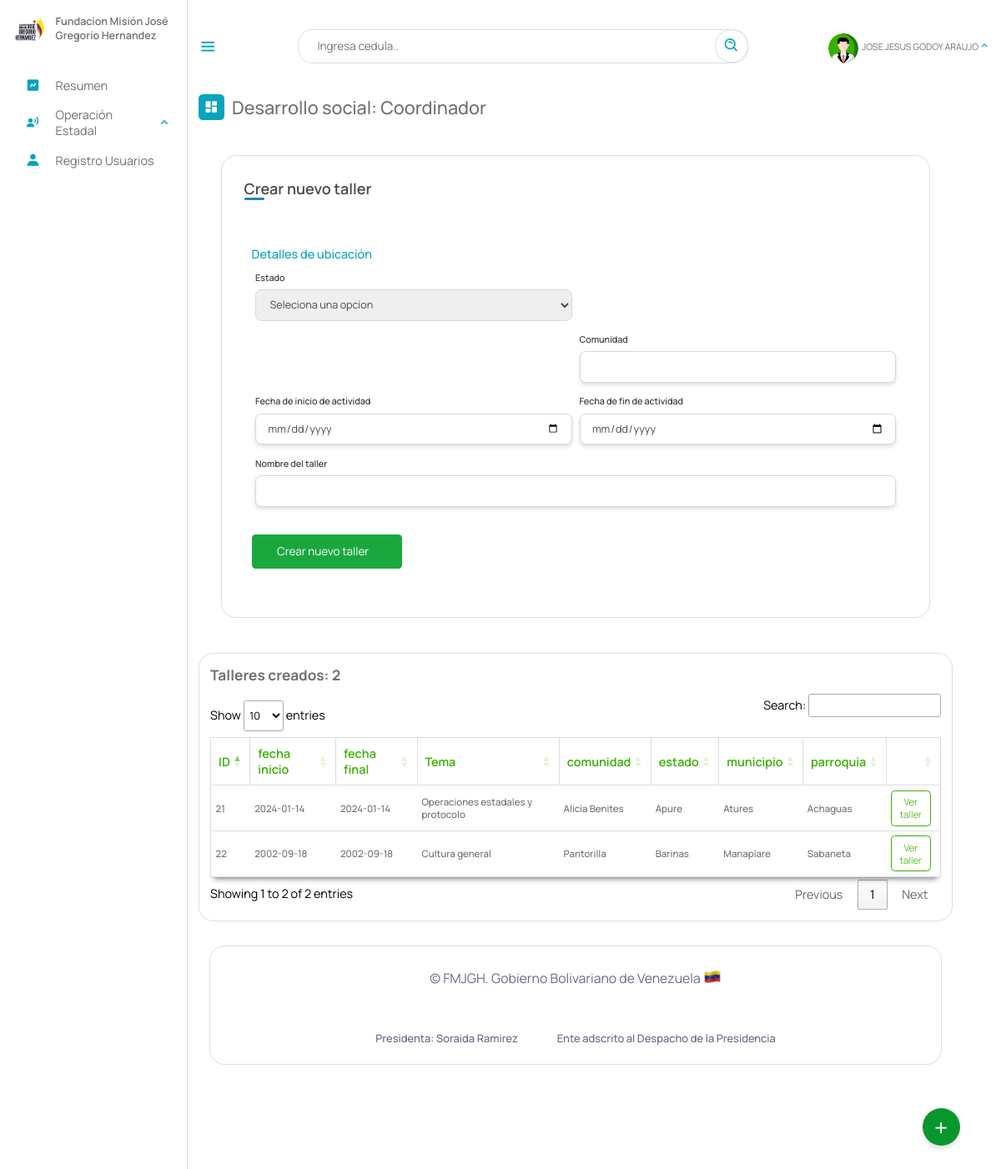
The page /Escritorio/12-D-escuela-comunitaria.php (signed in) on the database its author committed.
### tables this page shows
CREATE TABLE `escuela_comunitaria` (
  `id_curso` int(11) NOT NULL AUTO_INCREMENT,
  `fecha_inicio` date NOT NULL,
  `fecha_final` date NOT NULL,
  `Tema` text NOT NULL,
  `comunidad` text NOT NULL,
  `estado` varchar(10) NOT NULL,
  `municipio` varchar(20) NOT NULL,
  `parroquia` varchar(10) NOT NULL,
  `gerencia` varchar(5) DEFAULT NULL,
  `fecha_creada` date NOT NULL DEFAULT current_timestamp(),
  PRIMARY KEY (`id_curso`),
  KEY `estado` (`estado`,`municipio`,`parroquia`),
  KEY `municipio` (`municipio`),
  KEY `parroquia` (`parroquia`),
  KEY `gerencia` (`gerencia`),
  CONSTRAINT `escuela_comunitaria_ibfk_1` FOREIGN KEY (`estado`) REFERENCES `estados` (`id_estados`) ON DELETE CASCADE,
  CONSTRAINT `escuela_comunitaria_ibfk_2` FOREIGN KEY (`municipio`) REFERENCES `municipios` (`id_municipios`) ON DELETE CASCADE,
  CONSTRAINT `escuela_comunitaria_ibfk_3` FOREIGN KEY (`parroquia`) REFERENCES `parroquia` (`id`) ON DELETE CASCADE,
  CONSTRAINT `escuela_comunitaria_ibfk_4` FOREIGN KEY (`gerencia`) REFERENCES `gerencia` (`id`) ON DELETE CASCADE
);

CREATE TABLE `estados` (
  `id_estados` varchar(10) NOT NULL,
  `nombre_estado` text NOT NULL,
  `codigo` varchar(255) NOT NULL,
  PRIMARY KEY (`id_estados`)
);

CREATE TABLE `municipios` (
  `id_municipios` varchar(20) NOT NULL,
  `estado` varchar(10) NOT NULL,
  `nombre` text NOT NULL,
  PRIMARY KEY (`id_municipios`),
  KEY `estado` (`estado`)
);

CREATE TABLE `parroquia` (
  `id` varchar(10) NOT NULL,
  `municipio` varchar(20) NOT NULL,
  `nombre_parroquia` text NOT NULL,
  PRIMARY KEY (`id`),
  KEY `municipio` (`municipio`)
);

### php/7-escuela-comunitaria.php (called while the page is built, shortened)
<?php
include_once("ManejadorBD.php");
class escuela extends ManejadorBD{
        private $cnn;
        public function __construct($tipoConexion){
            $this->cnn = parent::conectar($tipoConexion);
        }
		public function consultarTodasEscuelas(){
			try{
				$stmt = $this->cnn->prepare("SELECT escuela_comunitaria.id_curso, escuela_comunitaria.fecha_inicio,escuela_comunitaria.fecha_final,escuela_comunitaria.Tema,escuela_comunitaria.comunidad,estados.nombre_estado ,municipios.nombre ,parroquia.nombre_parroquia FROM `escuela_comunitaria`, estados, municipios, parroquia WHERE escuela_comunitaria.estado = estados.id_estados and municipios.id_municipios = escuela_comunitaria.estado and parroquia.id = escuela_comunitaria.parroquia");
				$stmt->setFetchMode(PDO::FETCH_ASSOC);
				$stmt->execute();
				return $stmt->fetchAll();
	        }catch(PDOException $error) {
				echo "Error: ejecutando consulta SQL.".$error->getMessage();
				exit();
	        }
		}
}
?>

### php/ManejadorBD.php (called while the page is built, shortened)
<?php
	class ManejadorBD extends PDO {
		public $srv	= SRV;
		public $usr	= USR;
		public $pas	= PAS;
		public $dbn	= BDN;
		public function conectar($tipoConexion){
			try{
				switch ($tipoConexion) {
				    case 1:
				        $dsn = "mysql:host=$this->srv;dbname=$this->dbn";
				        break;
				}
				$dbh = new PDO($dsn, $this->usr, $this->pas);
    			$dbh->setAttribute(PDO::ATTR_ERRMODE, PDO::ERRMODE_EXCEPTION);
			}catch(PDOException $error){
                echo "Error al Conectar con la Base de Datos: ".$error->getMessage();
                exit();
			}
            $this->conexionBD = $dbh;
			return $this->conexionBD;
		}
	}
?>

### Escritorio/12-D-escuela-comunitaria.php (the view, shortened to what this page needs)
<?php
include_once("partearriba.php");
?>
<link rel="stylesheet" type="text/css" href="https://cdn.datatables.net/1.11.3/css/jquery.dataTables.min.css">
<div class="dash-contenido">
    <div class="overview">
        <div class="titulo">
            <i class='bx bxs-dashboard'> </i>
            <span class="link-name">Desarrollo social: <?php echo $rol ?></span>
        </div>
    </div>
    <div class="cont-registro">
        <div class="container">
            <header>
                Crear nuevo taller
            </header>
            <form action="" method="post" >
                <div class="form">
                    <div class="details personal">
                        <span class="title">Detalles de ubicación</span>
                        <div class="fields">
                            <div class="input-field">
                                <label>Estado</label>
                                <select name="estado" id="estado" require>
                                    <option value="0">Seleciona una opcion</option>
                                </select>
                            </div>
                            <div class="input-field dos">
                                <label>Comunidad</label>
                                <input type="text" id="comunidad" name="comunidad">
                            </div>
                            <div class="input-field dos">
                                <label>Fecha de inicio de actividad</label>
                                <input type="date" id="fecha_encuentro" name="fecha_encuentro">
                            </div>
                            <div class="input-field dos">
                                <label>Fecha de fin de actividad</label>
                                <input type="date" id="fin_encuentro" name="fin_encuentro">
                            </div>
                            <div class="input-field dos">
                                <label>Nombre del taller</label>
                                <input type="text" id="curso" name="curso">
                            </div>
                        </div>
                    </div>
                </div>
                <button class="nextBtn" name="registro" id="registro">
                    <span class="btnText">Crear nuevo taller</span>
                </button>
            </form>
        </div>
    </div>
    <div class="tabla-atencion">
        <h2>Talleres creados:
            <?php
            include_once("../php/7-escuela-comunitaria.php");
            $esc = new escuela(1);
            $contar = $esc->consultarTodasEscuelas();
            echo count($contar);
            ?>
        </h2>
        <table id="atencion">
            <thead>
                <tr>
                    <th>ID</th>
                    <th>fecha inicio</th>
                    <th>fecha final</th>
                    <th>Tema</th>
                    <th>comunidad</th>
                    <th>estado</th>
                    <th>municipio</th>
                    <th>parroquia</th>
                    <th></th>
                </tr>
            </thead>
            <tbody>
                <?php
                include_once("../php/7-escuela-comunitaria.php");
                $aten = new escuela(1);
                $consulta = $aten->consultarTodasEscuelas();
                if ($consulta) {
                    foreach ($consulta as $registros) {
                ?>
                        <tr>
                            <td><?php echo $registros["id_curso"] ?></td>
                            <td><?php echo $registros["fecha_inicio"] ?></td>
                            <td><?php echo $registros["fecha_final"] ?></td>
                            <td><?php echo $registros["Tema"] ?></td>
                            <td><?php echo $registros["comunidad"] ?></td>
                            <td><?php echo $registros["nombre_estado"] ?></td>
                            <td><?php echo $registros["nombre"] ?></td>
                            <td><?php echo $registros["nombre_parroquia"] ?></td>
                            <td><a href="12-D-VerEscuela.php?id=<?php echo $registros["id_curso"] ?>">Ver taller</a></td>
                         </tr>
                <?php
                    }
                }
                ?>
            </tbody>
        </table>
    </div>
    <?php
    include_once("parteabajo.php");
    ?>

### Escritorio/estilo.css (style rules this page uses)
* { font-family: 'Manrope', sans-serif; margin: 0; padding: 0; box-sizing: border-box; scroll-behavior: smooth; }
:root { --body-color: ; --tran-03:all 0.2 ease ; --tran-03:all 0.3s ease ; --tran-03:all 0.4s ease ; --tran-03:all 0.5s ease ; }
body { height: 100vh; background-color: #fff; }
.menu-dash .dash-contenido { padding-top: 45px; }
.menu-dash .titulo { display: flex; align-items: center; margin: 70px 0 30px 0; }
.menu-dash .titulo i { position: relative; height: 35px; width: 35px; background-color: #08A4BD; border-radius: 6px; color: #fff; display: flex; align-items: center; justify-content: center; font-size: 20px; }
.menu-dash .titulo .link-name { font-size: 24PX; font-weight: 500; color: #707070; margin-left: 10px; }
.cont-registro { background-color: white; max-width: 100%; margin-top: 2rem ; border-radius: 20px; padding: 15px; }
.container { background-color: #fff; border: 1px solid #ddd; max-width: 100%; border-radius: 20px; padding: 30px; margin: 0 15px; }
.container header { position: relative; font-size: 20px; font-weight: 600; color: #4a4a48; }
.container header::before { content: ""; position: absolute; bottom: -2px; left: 0; height: 3px; width: 27px; border-radius: 8px; background-color: #2081c3; }
.container form { position: relative; margin-top: 16px; padding: 10px; background-color: #fff; }
.container form .details { margin-top: 30px; display: flex; flex-direction: column; }
.container form .title { display: block; margin-bottom: 8px; font-size: 16px; font-weight: 500; margin: 6px 0; color: #08A4BD; }
.container form .fields { display: flex; align-items: center; justify-content: space-between; flex-wrap: wrap; }
form .fields .input-field { display: flex; width: calc(100%/3 - 20px); flex-direction: column; margin: 4px 5px; flex-grow: 400; flex-basis: 400px; }
.input-field label { font-size: 12px; font-weight: 500; color: #2e2e2e; }
.input-field input, select { outline: none; font-size: 14px; font-weight: 400; color: #4A4A48; border: 1px solid #D8DAD3; border-radius: 8px ; height: 42px; margin: 8px 0; padding: 0 15px; }
.input-field input[type="date"]:valid { color: #4A4A48; }
.container form button { display: flex; color: #fff; align-items: center; justify-content: center; height: 45px; font-weight: 400; max-width: 200px; width: 100%; border: none; border-radius: 5px; outline: none; background-color:#1AA83E; margin: 25px 0; transition: all 0.3 linear; cursor: pointer; gap: 10px; }
.container form .btnText { font-size: 15px; }
table { width: 100%; }

### Escritorio/dash.css (style rules this page uses)
.dash-contenido .tabla-atencion { margin-top: 2rem; border: 1px solid #ddd; border-radius: 20px; padding: 15px; display: flex; flex-direction: column; justify-content: start; align-items: self-start; overflow: auto; }
.dash-contenido .tabla-atencion h2 { margin-bottom: 0.8rem; font-size: 1.2rem; color: #707070; }
.dash-contenido .tabla-atencion table { background-color: #fff; box-shadow: 0 6px 7px -4px rgba(0, 0, 0, 0.5); width: 100%; border: 1px solid #ddd; text-align: left; color: #707070; font-size: 1rem; border-collapse: collapse; transition: .8s; }
.dash-contenido .tabla-atencion table thead th { color: #38b000; font-weight: 600; border: solid 1px #ddd; padding: 10px; }
.dash-contenido .tabla-atencion table tbody td { font-size: .8rem; font-weight: 500; padding: 6px; border-bottom: 1px solid #ddd; }
.dash-contenido .tabla-atencion table tbody td a { max-width: 90%; text-decoration: none; background-color: #fff; font-weight: 300; padding: 6px; color: #38b000; border-radius: 5px; border: 1px solid #38b000; text-align: center; transition: 0.8s ease; display: flex; justify-content: center; flex-wrap: nowrap; }
.title { color: #111827; font-size: 1rem; font-weight: 600; line-height: 1.5rem; }
.title { display: flex; align-items: center; }
table.dataTable.no-footer { width: 100%; }

### Escritorio/02-buttons/01-buttons.css (style rules this page uses)
body { margin: 0; padding: 0; }

### rows shown on the page
escuela_comunitaria: id_curso "21", fecha_inicio "2024-01-14", fecha_final "2024-01-14", Tema "Operaciones estadales y protocolo", comunidad "Alicia Benites", estado.nombre_estado "Apure", municipios.nombre "Atures", parroquia.nombre_parroquia "Achaguas"
escuela_comunitaria: id_curso "22", fecha_inicio "2002-09-18", fecha_final "2002-09-18", Tema "Cultura general", comunidad "Pantorilla", estado.nombre_estado "Barinas", municipios.nombre "Manapiare", parroquia.nombre_parroquia "Sabaneta"

### other values the page prints
$NombreUsuarioActivo "JOSE JESUS GODOY ARAUJO"
$rol "Coordinador"
count($contar) "2"
